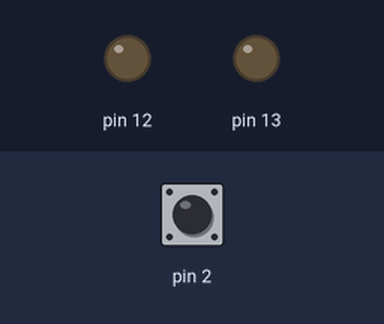
A sketch run on a simulated Arduino Uno, built with avr-gcc and run on an emulated ATmega328P. Parts: output pins drawn as LEDs (lit = HIGH). Dashed ring = blinking. The inputs (shaded band) are chosen by the test bench; at power-on: pin 2 HIGH.

Above: at 1.2 s.
1.3 s: pin 2 pulled LOW for 0.15 s
At 1.69 s:
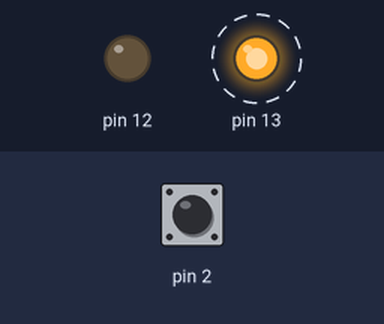
4.4 s: pin 2 pulled LOW for 1 s
At 5.17 s:
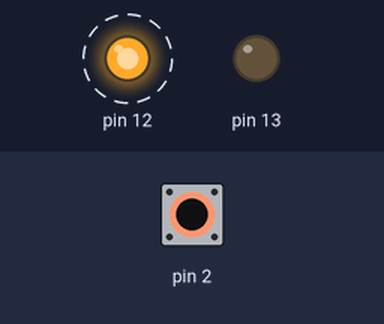
6.9 s: pin 2 pulled LOW for 3.2 s
At 10.84 s:
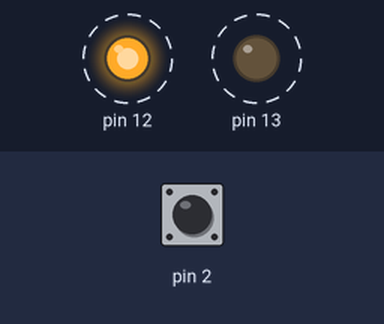
Timing chart, 0 to 19.1 s (numbered marks = the images above; inputs shaded):
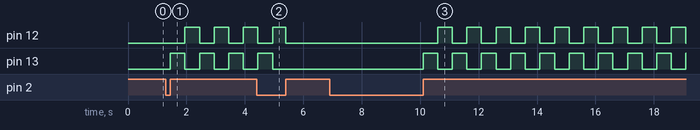

Measured:
- after the input at 1.3 s, pin 12: alternates HIGH for 0.50 s and LOW for 0.50 s, starting after 0.65 s; pin 13: alternates HIGH for 0.50 s and LOW for 0.50 s, starting after 0.15 s
- after the input at 4.4 s, pin 13: goes on until 4.9 s, then stays LOW
- after the input at 6.9 s, pin 12: alternates HIGH for 0.50 s and LOW for 0.50 s, starting after 3.7 s; pin 13: alternates HIGH for 0.50 s and LOW for 0.50 s, starting after 3.2 s

The sketch:

main.ino
```cpp
// Состояние системы
bool buttonWasPressed = false;
bool ledEnabled = false; // Включена ли мигалка
bool redLedState = true; // Состояние красного светодиода
unsigned long lastToggleTime = 0; // Время последнего переключения

void setup() {
  pinMode(13, OUTPUT);     // Красный светодиод
  pinMode(12, OUTPUT);     // Синий светодиод
  pinMode(2, INPUT_PULLUP); // Кнопка
}

void loop() {
  // Обработка кнопки
  if (digitalRead(2) == LOW) {
    buttonWasPressed = true; // Кнопка нажата
  } else if (digitalRead(2) == HIGH && buttonWasPressed) {
    // Если кнопка была нажата, переключаем состояние мигалки
    ledEnabled = !ledEnabled;
    buttonWasPressed = false; // Сбрасываем флаг кнопки

    // Выключаем светодиоды, если мигалка выключена
    if (!ledEnabled) {
      digitalWrite(13, LOW);
      digitalWrite(12, LOW);
    }
  }

  // Если мигалка включена
  if (ledEnabled) {
    // Управляем миганием светодиодов с интервалом 500 мс
    if (millis() - lastToggleTime >= 500) {
      lastToggleTime = millis(); // Обновляем таймер
      digitalWrite(13, redLedState);      // Устанавливаем состояние красного светодиода
      digitalWrite(12, !redLedState);     // Противоположное состояние для синего
      redLedState = !redLedState;         // Переключаем состояние
    }
  }
}
```
